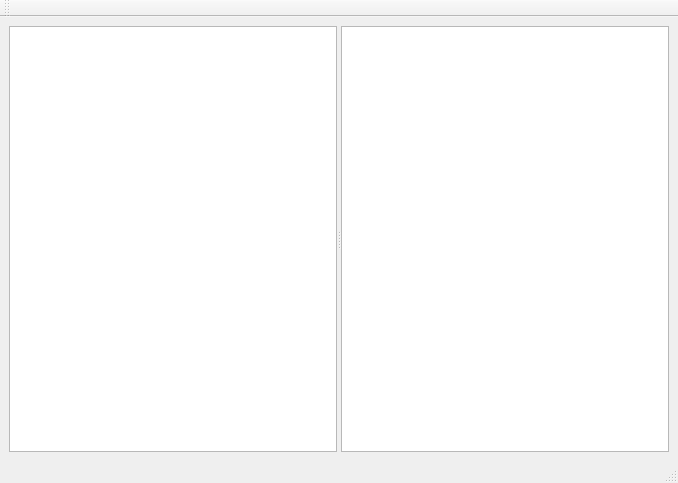
<?xml version="1.0" encoding="UTF-8"?>
<ui version="4.0">
 <class>PaintWindow</class>
 <widget class="QMainWindow" name="PaintWindow">
  <property name="geometry">
   <rect>
    <x>0</x>
    <y>0</y>
    <width>678</width>
    <height>483</height>
   </rect>
  </property>
  <property name="windowTitle">
   <string>MainWindow</string>
  </property>
  <widget class="QWidget" name="centralwidget">
   <layout class="QHBoxLayout" name="horizontalLayout">
    <item>
     <widget class="QSplitter" name="splitter">
      <property name="orientation">
       <enum>Qt::Horizontal</enum>
      </property>
      <widget class="QGraphicsView" name="graphicsView"/>
      <widget class="QGraphicsView" name="graphicsView_2"/>
     </widget>
    </item>
   </layout>
  </widget>
  <widget class="QMenuBar" name="menubar">
   <property name="geometry">
    <rect>
     <x>0</x>
     <y>0</y>
     <width>678</width>
     <height>25</height>
    </rect>
   </property>
  </widget>
  <widget class="QStatusBar" name="statusbar"/>
  <widget class="QToolBar" name="toolBar">
   <property name="windowTitle">
    <string>toolBar</string>
   </property>
   <attribute name="toolBarArea">
    <enum>TopToolBarArea</enum>
   </attribute>
   <attribute name="toolBarBreak">
    <bool>false</bool>
   </attribute>
  </widget>
 </widget>
 <resources/>
 <connections/>
</ui>
